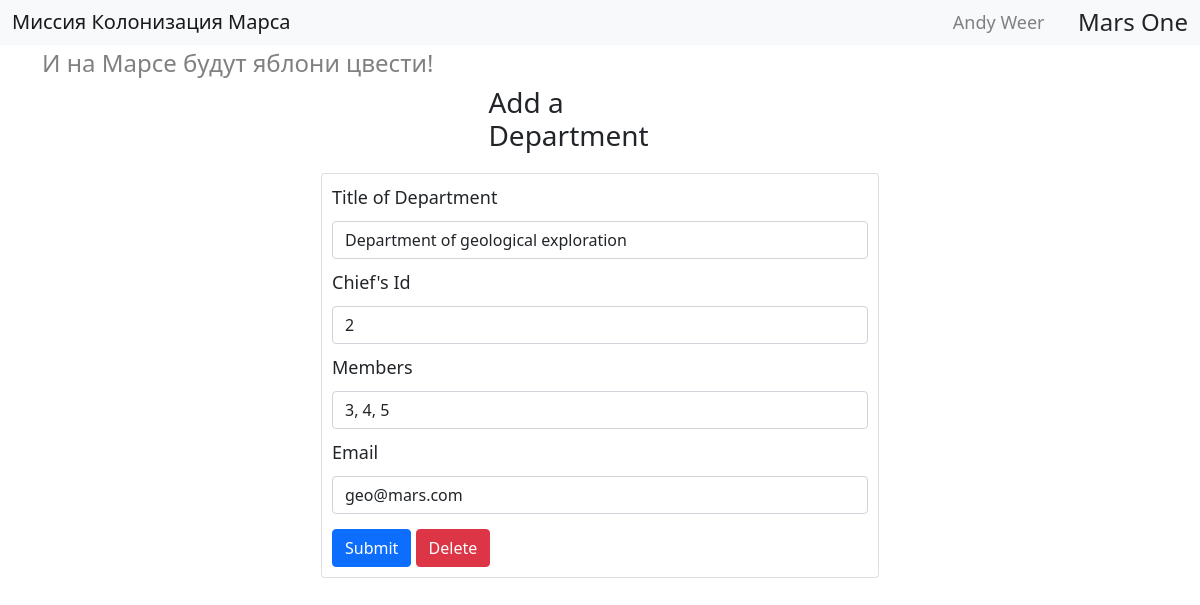
Screenshot of /department/1 (signed in) with the database file from the repository.
### __all_models.py (models this page shows)
class User(SqlAlchemyBase, UserMixin):
    __tablename__ = 'users'
    id = Column(Integer, primary_key=True, autoincrement=True)
    surname = Column(String)
    name = Column(String)
    age = Column(Integer)
    position = Column(String)
    speciality = Column(String)
    address = Column(String)
    email = Column(String, unique=True)
    hashed_password = Column(String, default="password")
    modified_date = Column(DateTime, default=datetime.now)

class Department(SqlAlchemyBase):
    __tablename__ = "departments"
    id = Column(Integer, primary_key=True, autoincrement=True)
    title = Column(String)
    chief = Column(Integer, ForeignKey("users.id"))
    members = Column(String)
    email = Column(String)

### app.py (the view, shortened to what this page needs)
@app.route("/department/<int:dep_id>", methods=['GET', 'POST'])
@login_required
def edit_department(dep_id):
    form = DepartmantForm()
    if request.method == "GET":
        dep = session.query(Department).filter(
            Department.id == dep_id,
            (Department.chief == current_user.id) | (current_user.id == 1)
        ).first()
        if dep:
            form.title.data = dep.title
            form.chief.data = dep.chief
            form.members.data = dep.members
            form.email.data = dep.email
        else:
            abort(404)
    return render_template("add_department.html", title="Изменить работу",
                           form=form, delete=True, dep_id=dep_id)

### forms.py
class DepartmantForm(FlaskForm):
    title = StringField("Title of Department", validators=[DataRequired()])
    chief = IntegerField("Chief's Id", validators=[DataRequired()])
    members = StringField("Members", validators=[DataRequired()])
    email = StringField("Email", validators=[DataRequired()])
    submit = SubmitField("Submit")

### app.py (called while the page is built)
@login_manager.user_loader
def load_user(user_id):
    return session.query(User).get(user_id)

### templates/add_department.html (shortened to what this page needs)
{% extends "base.html" %}
{% block content %}
<h3 class="title">Add a Department</h3>
<div class="holder card">
    <form method="POST" action="">
        {{ form.title.label(class="form-label label") }}
        {{ form.title(class="form-control") }}
        {{ form.chief.label(class="form-label label") }}
        {{ form.chief(class="form-control") }}
        {{ form.members.label(class="form-label label") }}
        {{ form.members(class="form-control") }}
        {{ form.email.label(class="form-label label") }}
        {{ form.email(class="form-control") }}
        {{ form.submit(class="btn btn-primary submit") }}
        {% if delete %}
            <a href="/deldepartment/{{ dep_id }}" class="btn btn-danger submit">Delete</a>
        {% endif %}
    </form>
</div>
{% endblock %}

### templates/base.html (shortened to what this page needs)
<!doctype html>
<html lang="en">
  <head>
    <link href="https://cdn.jsdelivr.net/npm/bootstrap@5.0.0-beta2/dist/css/bootstrap.min.css" rel="stylesheet">
    <link rel="stylesheet" type="text/css" href="{{url_for('static', filename='css/style.css')}}"/>
  </head>
  <body>
    <nav class="navbar navbar-light bg-light">
      <div class="container-fluid">
        <span><a href="/" class="navbar-brand mb-0 h1">Миссия Колонизация Марса</a></span>
        <div class="navbar-inner">
          {% if current_user.is_authenticated %}
            <a href="{{ url_for('logout') }}" class="navbar-name">{{ current_user.name }} {{ current_user.surname }}</a>
          {% else %}
          <div class="buttons-wrapper">
            <a href="{{ url_for('register') }}" class="btn btn-primary">Register</a>
            <a href="{{ url_for('login') }}" class="btn btn-success">Login</a>
          </div>
          {% endif %}
          <span class="nav-item h4 mr-10 mb-0">Mars One</span>
        </div>
      </div>
    </nav>
    <div class="container">
      <h4 class="mt-1">И на Марсе будут яблони цвести!</h4>
      {% block content %}{% endblock %}
    </div>
  </body>
</html>

### static/css/style.css (style rules this page uses)
body { padding-bottom: 20px; }
h4 { color: grey; }
.title { width: 20%; margin: 0 auto; }
.holder { width: 50%; margin: 20px auto; padding: 10px; padding-top: 0; }
.label { margin-top: 10px; margin-bottom: 10px; font-size: 18px; }
.submit { margin-top: 15px; }
.navbar-inner { display: flex; width: 20%; justify-content: space-between; align-items: center; }
.navbar-name { text-decoration: none; margin: 0; color: #808080; font-size: 18px; transition: all .1s; }

### rows the page displays
User: name "Andy", surname "Weer"
Department: title "Department of geological exploration", chief "2", members "3, 4, 5", email "geo@mars.com"
